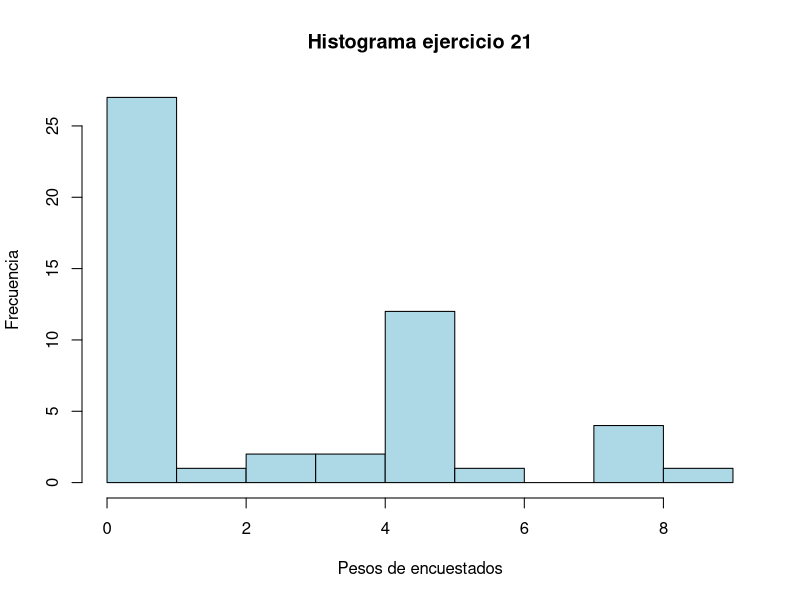

Write the R code that produced this figure.
## ---- chunk 1
knitr::opts_chunk$set(echo = TRUE)
## ---- chunk 2
col_sd = function(x) {
  apply(x, 2, sd)
}

muestreo = function(x, n, s) {
  muestra = numeric()
  for (i in 1:n) {
    v = sample(x, s, replace = TRUE)
    muestra = cbind(muestra, v)
  }
  return(muestra)
}

ee_media = function(x,n){
  desv = sd(x)
  desv/sqrt(n)
}
## ---- chunk 3
x1 = c(0,0,0,0)
x2 = c(1,0,1,0)
x3 = c(1,0,1,0)
x4 = c(0,0,0,0)
x5 = c(0,0,0,0)
x6 = c(0,1,0,0)
x7 = c(0,0,0,0)
x8 = c(0,0,0,0)
x9 = c(0,1,0,0)
x10 = c(1,1,0,0)

muestras = cbind(x1,x2,x3,x4,x5,x6,x7,x8,x9,x10)
print(muestras)
## ---- chunk 4
proporciones = sort(colMeans(muestras))
print(proporciones)

quantile(proporciones, c(0.05, 0.95))

## ---- chunk 5
x1 = c(11,11,11,0)
x2 = c(11,-2,0,11)
x3 = c(11,-2,3,0)
x4 = c(3,-2,0,11)
x5 = c(0,0,0,3)
x6 = c(3,-2,3,-2)
x7 = c(11,3,-2,0)
x8 = c(-2,3,-2,3)
x9 = c(-2,0,-2,3)
x10 = c(3,11,11,11)

muestras = cbind(x1,x2,x3,x4,x5,x6,x7,x8,x9,x10)
print(muestras)
## ---- chunk 6
medias = sort(colMeans(muestras))
print(medias)

quantile(medias, c(0.1, 0.9), type = 2)

## ---- chunk 7
sd = sort(col_sd(muestras))
print(sd)

quantile(sd, c(0.1, 0.9), type = 2)

## ---- chunk 8
novato15 = c(11,3,0,-2)
print(novato15)
## ---- chunk 9
muestra = numeric()
for (i in 1:1000) {
  v = sample(novato15, 4, replace = TRUE)
  muestra = cbind(muestra, v)
}

medias = sort(colMeans(muestra))
quantile(medias, c(0.05, 0.95), type = 2)
## ---- chunk 10
sd = sort(col_sd(muestra))

quantile(sd, c(0.05, 0.95), type = 2)
## ---- chunk 11
ejercicio11 = c(7,8,2,10,6,5,7,8,8,9,5,9)
print(ejercicio11)

## ---- chunk 12
muestra = numeric()
for (i in 1:1000) {
  v = sample(ejercicio11, 12, replace = TRUE)
  muestra = cbind(muestra, v)
}

medias = sort(colMeans(muestra))
quantile(medias, c(0.005, 0.995), type = 2)
## ---- chunk 13
muestra = numeric()
for (i in 1:1000) {
  v = sample(ejercicio11, 12, replace = TRUE)
  muestra = cbind(muestra, v)
}

sd = sort(col_sd(muestra))
quantile(sd, c(0.05, 0.95), type = 2)
## ---- chunk 14
ejercicio13 = c(rep(1,33),rep(0,362-33))
muestras = muestreo(ejercicio13, 1000, 362)

proporciones = sort(colMeans(muestras))
quantile(proporciones, c(0.05, 0.95))

## ---- chunk 15
ejercicio15 = c(rep(1,717),rep(0,5000-717))
muestras = muestreo(ejercicio15, 1000, 5000)

proporciones = sort(colMeans(muestras))
quantile(proporciones, c(0.05, 0.95))

## ---- chunk 16
ejercicio17 = c(3.8,3,4,4.8,3,4.2,3.5,4.7,4.4,4.2,4.3,3.8,3.3,4,3.8)
print(ejercicio17)
## ---- chunk 17
muestras = muestreo(ejercicio17, 1000, length(ejercicio17))

medias = sort(colMeans(muestras))
quantile(medias, c(0.05, 0.95))

## ---- chunk 18
ejercicio19 = c(125,203,205,221,225,229,233,233,235,236,236,237,238,238,239,240,240,240,240,241,241,242,242,242,243,243,244,245,245,245,245,246,246,248,248,248,249,249,250,251,252,253,253,255,255,256,257,258,262,264)
print(ejercicio19)
## ---- chunk 19
muestras = muestreo(ejercicio19, 1000, length(ejercicio19))

medias = sort(colMeans(muestras))
quantile(medias, c(0.025, 0.975))

## ---- chunk 20
z = qnorm(0.975)
prom = mean(ejercicio19)
ee = ee_media(ejercicio19, length(ejercicio19))
E = z*ee
inter_izq = prom-E
inter_der = prom+E
paste("Para muestras de 50 erupciones con un intervalo de confianza del 95%, la duración promedio de las erupciones se encuentra entre ", round(inter_izq,2)," y ",round(inter_der,2), sep = "")

## ---- chunk 21
ejercicio21 = c(5,0,1,0,2,0,5,0,5,0,3,8,5,0,5,0,5,6,0,0,0,0,0,0,8,5,5,0,4,5,0,0,4,0,0,0,0,0,8,0,9,5,3,0,5,0,0,0,5,8)
print(ejercicio21)
## ---- chunk 22
muestra = muestreo(ejercicio21,1000, length(ejercicio21))

sd = sort(col_sd(muestra))
quantile(sd, c(0.025, 0.975))
## ---- chunk 23
z = qnorm(0.975)
n = length(ejercicio21)
sigma = sd(ejercicio21)
chi_D = qchisq(0.975,n-1)
chi_I = qchisq(0.025,n-1)
inter_izq = sqrt(((n-1)*(sigma^2))/chi_D)
inter_der = sqrt(((n-1)*(sigma^2))/chi_I)
paste("Con un nivel de confianza del 95%, el verdadero valor poblacional de la desviación estándar se encuentra entre ", round(inter_izq,2), " y ", round(inter_der,2), sep="")
## ---- chunk 24
hist(ejercicio21, col = "lightblue", main = "Histograma ejercicio 21",
     ylab = "Frecuencia", xlab = "Pesos de encuestados")
